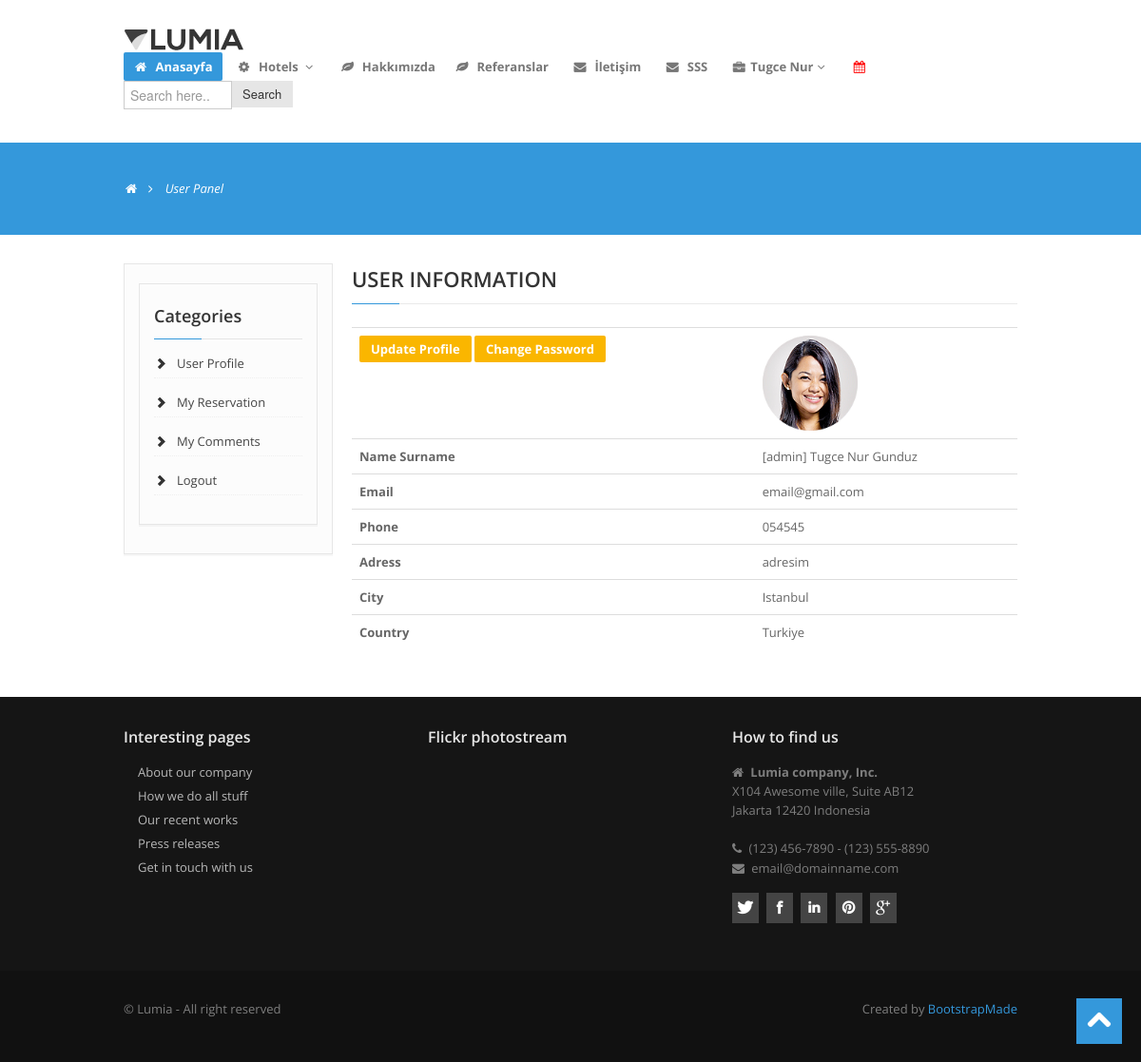
The app's page /user/ (signed in), older data.
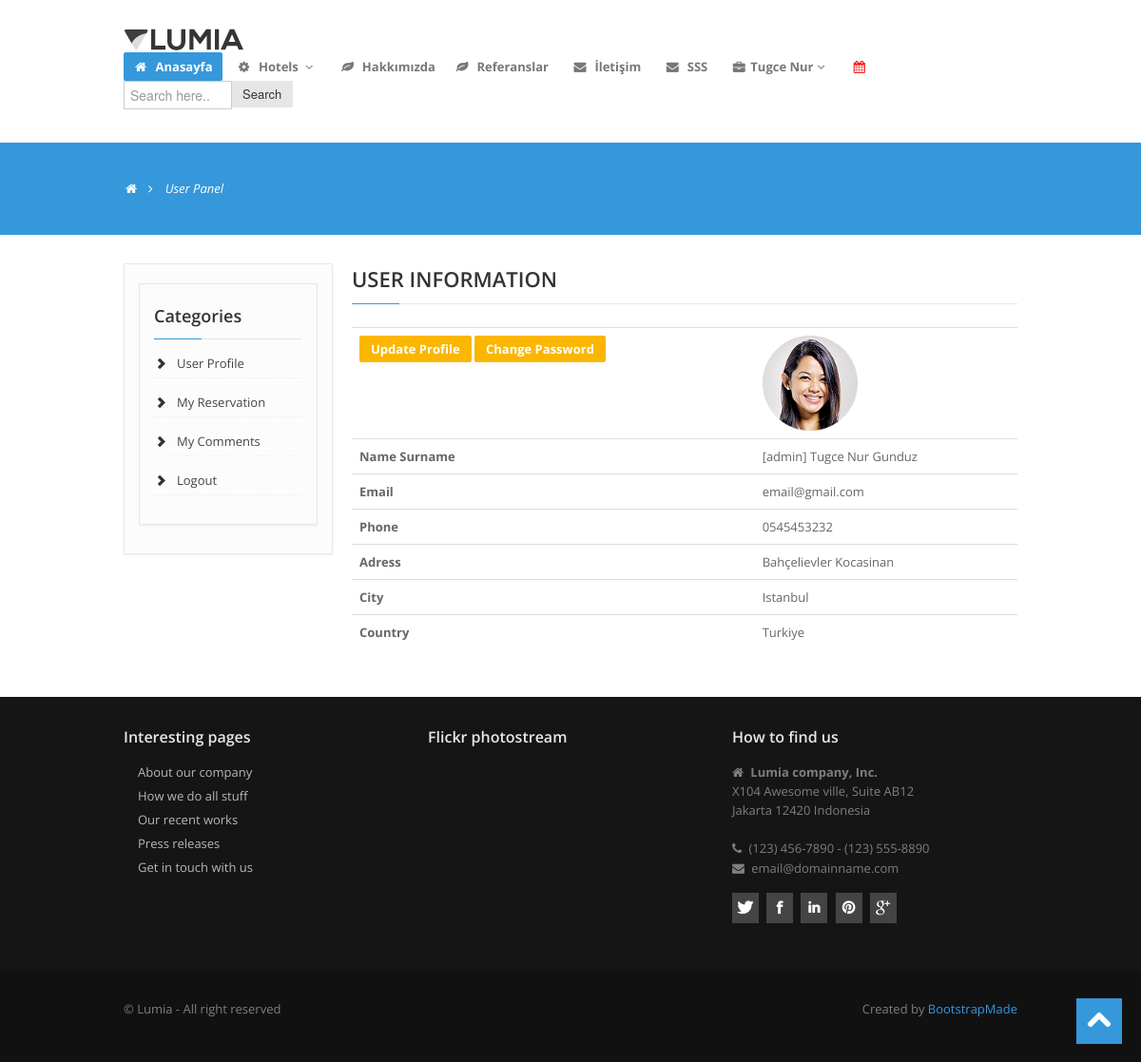
The same page, newer data.
### home/models.py (models this page shows, shortened)
class UserProfile(models.Model):
    user = models.OneToOneField(User, on_delete=models.CASCADE)
    phone = models.CharField(blank=True, max_length=110)
    address = models.CharField(blank=True, max_length=110)
    city = models.CharField(blank=True, max_length=110)
    country = models.CharField(blank=True, max_length=110)
    image = models.ImageField(blank=True, upload_to='images/users/', null=True)
    def user_name(self):
        return '['+self.user.username + ']' + ' ' + self.user.first_name + ' ' + self.user.last_name
    def image_tag(self):
        if self.image:
            return mark_safe('<img src="{}" height="50"/>'.format(self.image.url))
        else:
            return 'No image Found'
    image_tag.short_desciription = 'image'

### user/views.py (the view)
# urls.py: path('', views.index, name='index'),
def index(request):
    category = Category.objects.all()
    current_user = request.user
    profile = UserProfile.objects.get(user_id=current_user.id)
    context = {'category': category,
               'profile': profile
               }
    return render(request, 'user_profile.html', context)

### user/templates/user_profile.html (shortened to what this page needs)
{% extends "homebase.html" %}
{% block content %}
<section id="subintro">
    <div class="container">
        <div class="row">
            <div class="span8">
                <ul class="breadcrumb">
                    <li><a href="/"><i class="icon-home"></i></a><i class="icon-angle-right"></i></li>
                    <li class="active">User Panel</li>
                </ul>
            </div>
        </div>
    </div>
</section>
<section id="maincontent">
    <div class="container">
        <div class="row">
            <div class="span3">
                <aside>
                    <div class="billing-details">
                        {% include "user_panel.html" %}
                    </div>
                </aside>
            </div>
            <div class="span9">
                <div class="widget">
                    <h3 class="rheading">
                        USER INFORMATION
                        <span></span></h3>
                    <table class="table">
                        <tr>
                            <th class="text-center"><a href="/user/update/" class="btn btn-warning">Update Profile</a>
                                <a href="/user/password/" class="btn btn-warning">Change Password</a></th>
                            <td class="thumb"><img src="{{ profile.image.url }}" alt=""
                                                   style="width:100px;height:100px;"></td>
                        </tr>
                        <tr>
                            <th class="text-center">Name Surname</th>
                            <td class="text-center">{{ profile.user_name}}</td>
                        </tr>
                        <tr>
                            <th class="text-center">Email</th>
                            <td class="thumb">{{ profile.user.email }}</td>
                        </tr>
                        <tr>
                            <th class="text-center">Phone</th>
                            <td class="thumb">{{ profile.phone }}</td>
                        </tr>
                        <tr>
                            <th class="text-center">Adress</th>
                            <td class="thumb">{{ profile.address }}</td>
                        </tr>
                        <tr>
                            <th class="text-center">City</th>
                            <td class="thumb">{{ profile.city }}</td>
                        </tr>
                        <tr>
                            <th class="text-center">Country</th>
                            <td class="thumb">{{ profile.country }}</td>
                        </tr>
                    </table>
                </div>
            </div>
        </div>
    </div>
</section>
{% endblock %}

Row changes from the older to the newer data that the page shows:
changed UserProfile "Istanbul": phone "054545" → "0545453232"; address "adresim" → "Bahçelievler Kocasinan"
